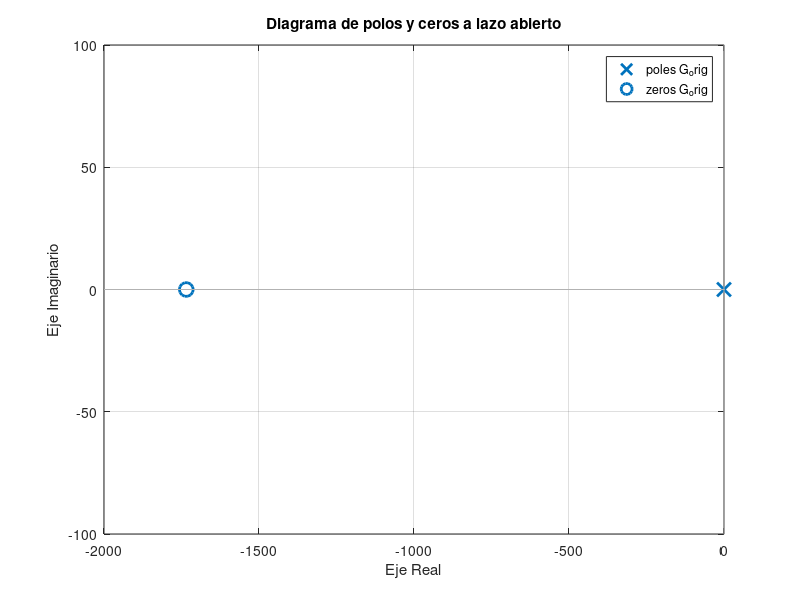
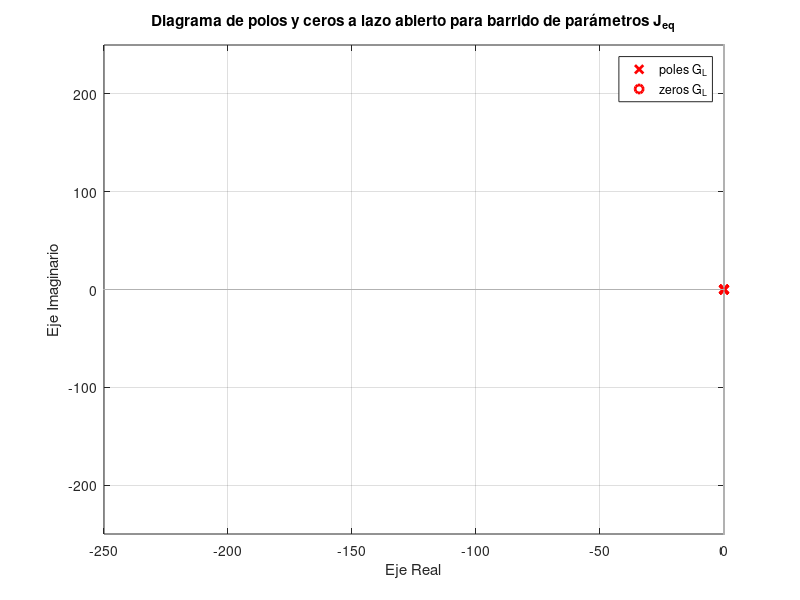

Reproduce these figures in MATLAB, in order. (Note: this script raises an error after producing the figures.)
clear,clc,close all

%% Sistema mecanico

g = 9.80665;              % m/s^2

m = 1.12;                 % kg
m_unc = 0.16;             % kg (incertidumbre)

l_cm = 0.125;             % m
J_cm = 6.085e-3;          % kg*m^2

l_l = 0.25;               % m

m_l = [0 1.5];                  % [0 1.5] kg (rango de carga)

J_l = (m*l_cm^2 + J_cm) + m_l*l_l^2;   % kg*m^2

omega_0 = 821;            % rad/s
n_0 = 7840;               % rpm

K_t = 21.7e-3;            % Nm/A

I_0 = 0.448;              % A

J_m = 2.3e-6;             % kg*m^2

b_m = (K_t*I_0)/omega_0;  % Nm/(rad/s)

r = 156;                  % relacion de transmision

b_l = b_m*r^2;            % friccion equivalente en articulacion

k_l = m*g*l_cm+m_l*g*l_l; % constante de carga gravitacional

k_l_nom = 0.5*(k_l(1)+k_l(2)); 

J_eq = J_l*(1/r)^2+J_m;   % Inercia equivalente del lado motor

J_eq_nom = 0.5*(J_eq(1)+J_eq(2));

b_eq = b_l*(1/r)^2+b_m;   % friccion equivalente del lado motor

%% Sistema electromagnetico

I_0 = 0.448;              % A

R_s = 0.196;              % Ohm
L_s = 0.113e-3;           % H

K_e = 0.0217;             % V/(rad/s)

p = 7;                  % pares de polos

psi_m = K_e/(1.5*p);    % Wb

U_d = 18;               %V

%% Ubicacion de polos

% Funcion de transferencia en vacio (T_L=0)
num_Gu = [0 0 0 K_t];
den_Gu = [L_s*J_eq_nom (R_s*J_eq_nom+L_s*b_eq) (R_s*b_eq+K_e*K_t) 0];

G_u = tf(num_Gu,den_Gu);


% Funcion de transferencia sin alimentacion y con carga (T_L=0)
num_GL = [0 0 L_s R_s];
den_GL = [L_s*J_eq_nom (R_s*J_eq_nom+L_s*b_eq) (R_s*b_eq+K_e*K_t) 0];

G_orig = tf(num_GL,den_GL);

figure(1)
pzmap(G_orig)
grid on
xlabel('Eje Real')
ylabel('Eje Imaginario')
xlim([-2000,0])
ylim([-100,100])
title('Diagrama de polos y ceros a lazo abierto')


%% Valor de frecuencia y amortiguacion relativa
% wn = sqrt((R_s*b_eq + K_e^2)/(J_eq_nom*L_s));   
% xita = (L_s*b_eq+R_s*J_eq_nom)/(J_eq_nom*L_s*2*wn);
% 
% s = pole(G_L);


Jeq_step = (max(J_eq)-min(J_eq))/9;
Jeq_range = zeros(1,9);
Jeq_range(1) = min(J_eq);
num_GL = [0 0 L_s R_s];
den_GL = [L_s*Jeq_range(1) (R_s*Jeq_range(1)+L_s*b_eq) (R_s*b_eq+K_e*K_t) 0];
polos = roots(den_GL)
G_L = tf(num_GL,den_GL);
figure(2)
pzmap(G_L,'r')
hold on
for i = 2:10
    Jeq_range(i) = Jeq_range(i-1) + Jeq_step;
    num_GL = [0 0 L_s R_s];
    den_GL = [L_s*Jeq_range(i) (R_s*Jeq_range(i)+L_s*b_eq) (R_s*b_eq+K_e*K_t) 0];
    polos = roots(den_GL)
    G_L = tf(num_GL,den_GL);
    pzmap(G_L,'r')
    hold on
end
grid on
xlim([-250,0])
ylim([-250,250])
xlabel('Eje Real')
ylabel('Eje Imaginario')
title('Diagrama de polos y ceros a lazo abierto para barrido de parámetros J_{eq}')
Jeq_range

%% Lazo de corriente
Kp_c = 0.565;
Ki_c = 980;



%% Controlador PID Jeq nominal

n = 2.5;
w_pos = 1200;

% Kd_m = J_eq_nom*n*w_pos;
% Kp_m = J_eq_nom*n*w_pos^2-b_eq;
% Ki_m = J_eq_nom*w_pos^3;
% 
% num_PID = [0 Kd_m Kp_m Ki_m];
% den_PID = [J_eq_nom Kd_m Kp_m Ki_m];
% G_PID = tf(num_PID,den_PID);
% roots(den_PID);
% 
% %% Controlador PID Jeq min
% 
% Kd_m = J_eq(1)*n*w_pos;
% Kp_m = J_eq(1)*n*w_pos^2-b_eq;
% Ki_m = J_eq(1)*w_pos^3;
% 
% num_PID = [0 Kd_m Kp_m Ki_m];
% den_PID = [J_eq(1) Kd_m Kp_m Ki_m];
% G_PID_min = tf(num_PID,den_PID);
% roots(den_PID);

%% Controlador PID Jeq max

Kd_m = J_eq(2)*n*w_pos;
Kp_m = J_eq(2)*n*w_pos^2-b_eq;
Ki_m = J_eq(2)*w_pos^3;

num_PID = [0 Kd_m Kp_m Ki_m];
den_PID = [J_eq(2) Kd_m Kp_m Ki_m];
G_PID_max = tf(num_PID,den_PID);
roots(den_PID);

figure(4)
h = pzplot(G_orig, G_PID_max);
title('Diagrama de polos y ceros a lazo cerrado comparativo')
grid on

















%% Constantes del observador
% A = [0 1
%      0 0];
% 
% Bc = [0
%       1/Jeq];
% 
% Bd = -r*Bc;
% 
% C = [1 0];
% 
% D = [0];
% sist = ss(A,Bc,C,D);
% H_sist = tf(sist)
% 
% syms Ktita Komega s
% K = [Ktita
%     Komega];
% 
% A_prima = A - K*C;
% 
% I = eye(2);
% 
% p_obs = expand(det(s*I-A_prima))
% 
% p_des = expand((s+3200)^2)
% 
% Ke_tita = 6400;
% Ke_w = 10240000;
% 
% %% Simulacion Sistema Completo
% % Define time parameters
% t_start = 0;
% t_ramp_up = 5;
% t_constant = 10;
% t_end = 15;
% t_step = 0.01;
% 
% % Create time vector
% t = t_start:t_step:(t_end-t_step);
% 
% 
% % Create ramp up, constant, and ramp down vectors
% ramp_up = linspace(0, 2*pi, round((t_ramp_up-t_start)/t_step));
% constant = 2*pi*ones(1, round((t_constant-t_ramp_up)/t_step));
% ramp_down = linspace(2*pi, 0, round((t_end-t_constant)/t_step));
% 
% % Concatenate vectors to create the final function
% q = [ramp_up constant ramp_down];
% 
% 
% % % Plot the function
% % plot(t, q);
% % xlabel('Time (s)');
% % ylabel('Function Value');
% % title('Ramp-Constant-Ramp Function');
% % 
% q = timeseries(q,t);
% 
% %% Nueva consigna
% 
% % Primera parte
% t1_start = 0;
% t1_ramp_up = 0.1;
% t1_end = 5;
% t1_step = 0.01;
% t1 = t1_start:t1_step:(t1_end-t1_step);
% 
% ramp_up1 = linspace(0, 2*pi/5, round((t1_ramp_up-t1_start)/t1_step));
% constant1 = 2*pi/5*ones(1, round((t1_end-t1_ramp_up)/t1_step));
% 
% q1 = [ramp_up1 constant1];
% 
% 
% % Segunda parte
% t2_start = 5;
% t2_ramp_down = 5.1;
% t2_end = 10;
% t2_step = 0.01;
% t2 = t2_start:t2_step:(t2_end-t2_step);
% 
% ramp_down2 = linspace(2*pi/5, 0, round((t2_ramp_down-t2_start)/t2_step));
% constant2 = zeros(1, round((t2_end-t2_ramp_down)/t2_step));
% 
% q2 = [ramp_down2 constant2];
% 
% % Tercera parte
% t3_start = 10;
% t3_ramp_down = 10.1;
% t3_ramp_up = 14.9;
% t3_constant = 15;
% t3_end = 20;
% t3_step = 0.01;
% t3 = t3_start:t3_step:(t3_end-t3_step);
% 
% ramp_down3 = linspace(0, -2*pi/5, round((t3_ramp_down-t3_start)/t3_step));
% constant3 = -2*pi/5*ones(1, round((t3_ramp_up-t3_ramp_down)/t3_step));
% ramp_up3 = linspace(-2*pi/5, 0, round((t3_constant-t3_ramp_up)/t3_step));
% constant4 = zeros(1, round((t3_end-t3_constant)/t3_step));
% 
% q3 = [ramp_down3 constant3 ramp_up3 constant4];
% 
% % Final
% t4_start = 15.01;
% 
% 
% t_new = [t1 t2 t3];
% q_vel = [q1 q2 q3];
% 
% % % Plot the function
% % plot(t_new, q_vel);
% % xlabel('Time (s)');
% % ylabel('Function Value');
% % title('Ramp-Constant-Ramp Function');
% 
% q_vel = timeseries(q_vel,t_new);
% 
% %% Mejora del Observador
% 
% syms Ktita Komega Kint s
% 
% A_aug = [0 1 0
%          0 0 1
%          0 0 0];
% B_aug = [0
%          1/Jeq
%          0];
% 
% C_aug = [1 0 0];
% 
% K = [Ktita
%     Komega
%     Kint];
% 
% A_int = A_aug - K*C_aug;
% 
% I = eye(3);
% 
% p_obs = expand(det(s*I-A_int))
% 
% p_des = expand((s+3200)^3)
% 
% ke_tita = 9600;
% ke_w = 30720000;
% ke_int = 32768000000;
% 
% K = [9600
%     30720000
%     32768000000];
% A_int = A_aug - K*C_aug;
% 
% G_obs = C_aug*((s*I-A_int)^-1)*B_aug
% G_obs = tf([0 0 6946721411010179/137438953472 0],[1 ke_tita ke_w ke_int])
% 
% %% Prueba Térmica
% % q_ter = [q_vel q_vel q_vel q_vel q_vel q_vel q_vel q_vel q_vel q_vel q_vel q_vel q_vel q_vel q_vel q_vel q_vel q_vel q_vel q_vel];
% % t_ter = 0:0.01:(300-0.01);
% % 
% % q_ter = timeseries(q_ter,t_ter);
% 
% %% Sensores no ideales
% frec_tita = 5000; 
% xita_tita = 1;
% 
% A_tita = [0 -1; frec_tita^2 -2*frec_tita*xita_tita];
% B_tita = [1 ; 0];
% C_tita = [0 1];
% D_tita = [0];
% 
% frec_iabc = 10000; 
% xita_iabc = 1;
% 
% A_iabc = [0 -1; frec_iabc^2 -2*frec_iabc*xita_iabc];
% B_iabc = [1 ; 0];
% C_iabc = [0 1];
% D_iabc = [0];
% 
% tau = 1;
% 
% A_temp = [-1/tau];
% B_temp = [1];
% C_temp = [1/tau];
% D_temp = [0];
% 
% %% Modulador de Tension no ideal
% frec_vmod = 6000*5;
% xita_vmod = 1;
% 
% A_vmod = [0 -1; frec_vmod^2 -2*frec_vmod*xita_vmod];
% B_vmod = [1 ; 0];
% C_vmod = [0 1];
% D_vmod = 0;
% 
% Vsl = 24;
% Vsat = sqrt(2/3)*Vsl;
% 
% %% Controlador Discreto
% Ts = 2*pi/(3200*10);
% % 
% % G_PID_z = c2d(G_PID,Ts,'tustin')
% % [num_z,den_z] = tfdata(G_PID_z,'v')
% % 
% % b0 = num_z(1);
% % b1 = num_z(2);
% % b2 = num_z(3);
% % b3 = num_z(4);
% % a0 = den_z(1);
% % a1 = den_z(2);
% % a2 = den_z(3);
% % a3 = den_z(4);
% % 
% % % figure(1)
% % % step(G_PID,'--',G_PID_z,'-')
% % % figure(2)
% % % pzmap(G_PID_z)
% % 
% % G_obs_z = c2d(G_obs,Ts,'tustin')
% % 
% % syms Kp Ki Kd real
% % eq1 = b0 == Kp + (Ki * Ts / 2) + (2 * Kd / Ts);
% % eq2 = b1 == -Kp + (Ki * Ts / 2) - (2 * Kd / Ts);
% % 
% % sol = solve([eq1, eq2], [Kp, Ki, Kd]);
% % Kp_discrete = double(sol.Kp)
% % Ki_discrete = double(sol.Ki)
% % Kd_discrete = double(sol.Kd)
% 
% % stepinfo(G_orig,'SettlingTimeThreshold',0.01)
